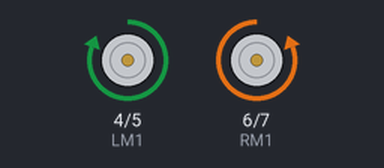
This sketch was run on a simulated Arduino Uno, built with avr-gcc and run on an emulated ATmega328P. Shown: motor-driver pin pairs drawn as motors (green arrow = first pin HIGH = forward, orange = second pin HIGH = backward, longer = more drive).

Above: at 1.5 s.
At 4.5 s:
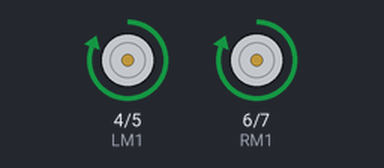
At 7.5 s:
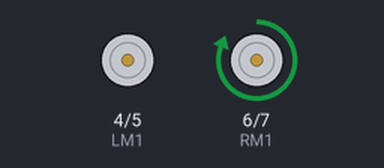
At 13.5 s:
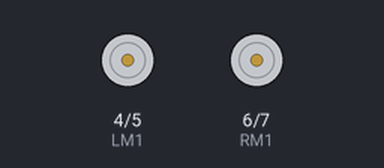
Timing chart, 0 to 19.5 s (numbered marks = the images above):
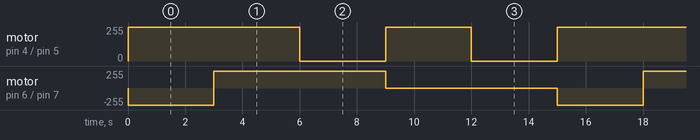

Measured:
- by itself, motor on pin 4 (LM1) / pin 5 (LM2): repeats every 15.0 s: stopped 3.0 s, forward 255/255 3.0 s, stopped 3.0 s, forward 255/255 6.0 s
- by itself, motor on pin 6 (RM1) / pin 7 (RM2): repeats every 15.0 s: forward 255/255 6.0 s, stopped 6.0 s, backward 255/255 3.0 s

The sketch:

ControllingMotors.ino
```cpp
/*------ Program for Line Follower Robot using Arduino----- */


/*-------definning Outputs------*/
#define LM1 4       // left motor
#define LM2 5       // left motor
#define RM1 6       // right motor
#define RM2 7       // right motor

void setup()
{
  pinMode(LM1, OUTPUT);
  pinMode(LM2, OUTPUT);
  pinMode(RM1, OUTPUT);
  pinMode(RM2, OUTPUT);
}

void loop()
{

  for(int i=0; i<=255 ; i=i+7) // using PWD to control the DC motors : left -> one way , right -> the other way
   {
        analogWrite(LM1, i);
        analogWrite(LM2, 0);
        analogWrite(RM1, 0);
        analogWrite(RM2, i);

   }
   delay(3000);

    digitalWrite(LM1, HIGH);
    digitalWrite(LM2, LOW);
    digitalWrite(RM1, HIGH);
    digitalWrite(RM2, LOW);

  delay(3000);

    digitalWrite(LM1, LOW);
    digitalWrite(LM2, LOW);
    digitalWrite(RM1, HIGH);
    digitalWrite(RM2, LOW);
  delay(3000);

    digitalWrite(LM1, HIGH);
    digitalWrite(LM2, LOW);
    digitalWrite(RM1, LOW);
    digitalWrite(RM2, LOW);

  delay(3000);

    digitalWrite(LM1, LOW);
    digitalWrite(LM2, LOW);
    digitalWrite(RM1, LOW);
    digitalWrite(RM2, LOW);
 delay(3000);
}
```
